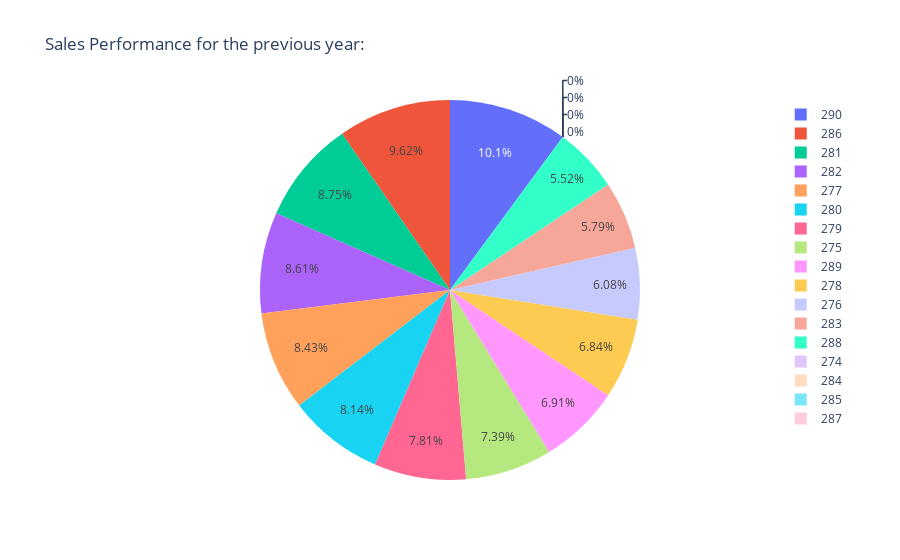

Write notebook code for a chart like this one.
### Markdown cell above
The following pie chart illustrates the sales performance of each salesperson (contribution) for the previous year:

### Code cell
contribution_query = """
SELECT 
BusinessEntityID,
SalesLastYear
FROM Sales.SalesPerson
"""
df_contribution_query = pd.read_sql(sql=contribution_query, con=connection)



fig = px.pie(
df_contribution_query,
names= 'BusinessEntityID', 
values='SalesLastYear',    
title='Sales Performance for the previous year:'
)


fig.show()

### Figure 1 — Plotly figure (JSON) as saved in the notebook; plotly's stock layout.template omitted (floating-point values rounded to 4 significant figures)
{"data": [{"domain": {"x": [0, 1], "y": [0, 1]}, "hovertemplate": "BusinessEntityID=%{label}<br>SalesLastYear=%{value}<extra></extra>", "labels": [274, 275, 276, 277, 278, 279, 280, 281, 282, 283, 284, 285, 286, 287, 288, 289, 290], "legendgroup": "", "name": "", "showlegend": true, "type": "pie", "values": [0, 1750000.0, 1439000.0, 1997000.0, 1620000.0, 1850000.0, 1927000.0, 2074000.0, 2038000.0, 1372000.0, 0, 0, 2279000.0, 0, 1308000.0, 1636000.0, 2397000.0]}], "layout": {"legend": {"tracegroupgap": 0}, "title": {"text": "Sales Performance for the previous year:"}}}
